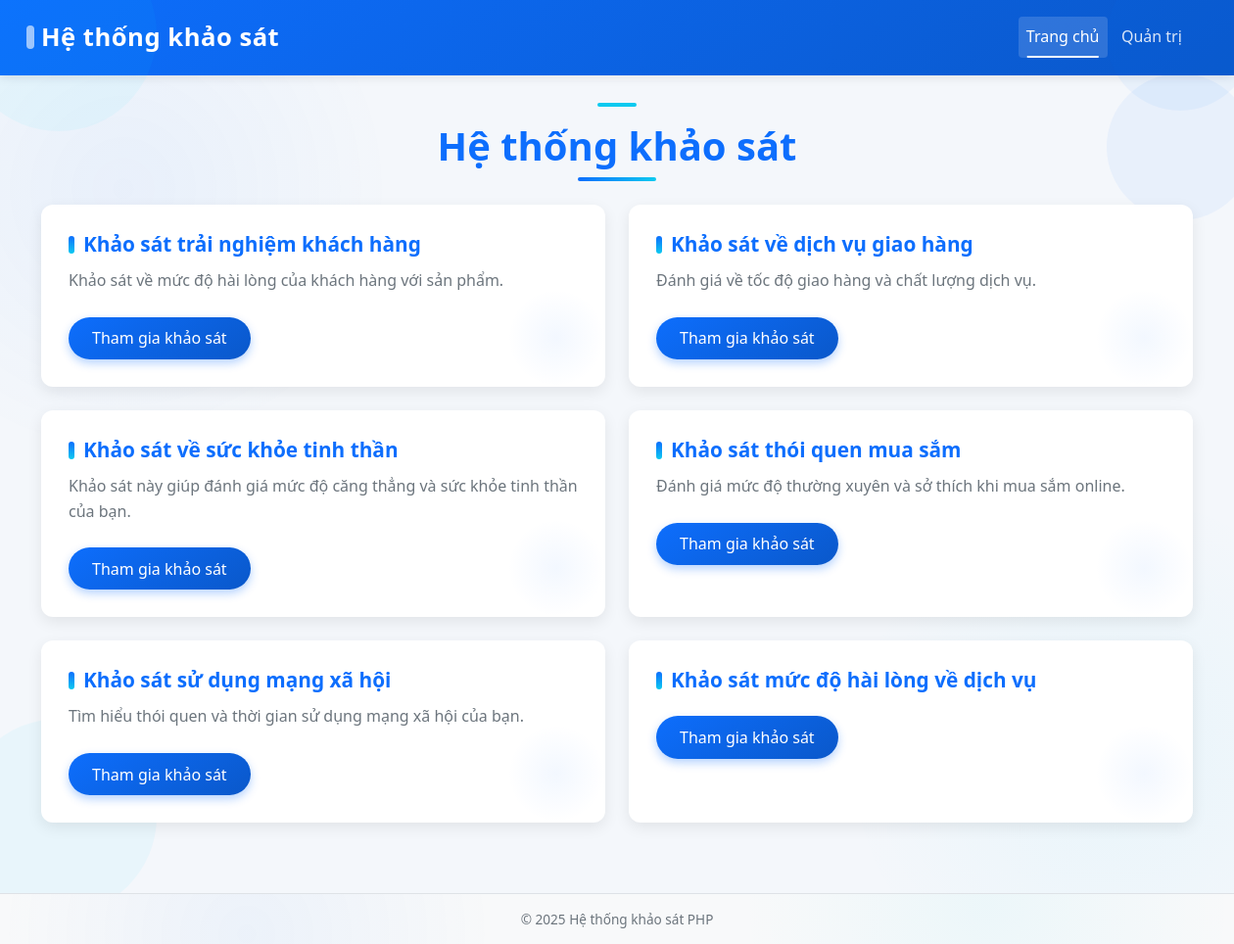
Before: / with the older database file.
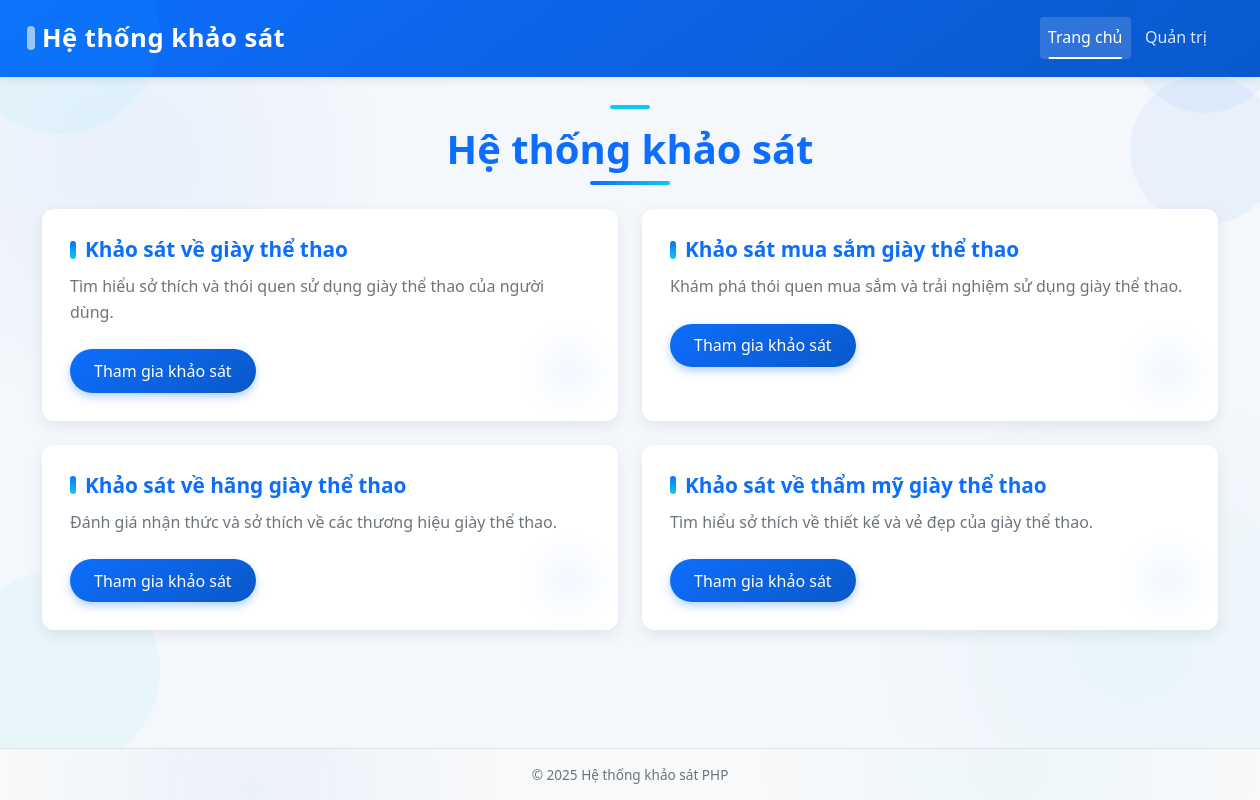
After: the same page with the newer database file.
### tables this page shows
CREATE TABLE `surveys` (
  `id` int(11) NOT NULL,
  `title` varchar(255) NOT NULL,
  `description` text DEFAULT NULL,
  `status` enum('active','inactive') DEFAULT 'active',
  `created_at` timestamp NOT NULL DEFAULT current_timestamp()
);

### index.php (the view, shortened to what this page needs)
<?php
require_once "./config/db.php";
$sql = "SELECT * FROM surveys WHERE status = 'active'";
$result = mysqli_query($conn, $sql);
?>
<!DOCTYPE html>
<html lang="vi">
<head>
    <link href="https://cdn.jsdelivr.net/npm/bootstrap@5.1.3/dist/css/bootstrap.min.css" rel="stylesheet">
    <link href="./assets/css/style1.css" rel="stylesheet">
</head>
<body>
    <nav class="navbar navbar-expand-lg navbar-dark bg-primary">
        <div class="container">
            <a class="navbar-brand" href="index.php">Hệ thống khảo sát</a>
            <div class="collapse navbar-collapse" id="navbarNav">
                <ul class="navbar-nav ms-auto">
                    <li class="nav-item">
                        <a class="nav-link active" href="index.php">Trang chủ</a>
                    </li>
                    <?php if (isset($_SESSION['admin_logged_in']) && $_SESSION['admin_logged_in'] === true): ?>
                        <li class="nav-item">
                            <a class="nav-link" href="admin/index.php">Quản trị</a>
                        </li>
                        <li class="nav-item">
                            <a class="nav-link" href="account/logout.php">Đăng xuất (<?php echo htmlspecialchars($_SESSION['admin_username']); ?>)</a>
                        </li>
                    <?php else: ?>
                        <li class="nav-item">
                            <a class="nav-link" href="account/login.php">Quản trị</a>
                        </li>
                    <?php endif; ?>
                </ul>
            </div>
        </div>
    </nav>
    <div class="container mt-5">
        <h1 class="text-center mb-4">Hệ thống khảo sát</h1>
        <div class="row">
            <?php if (mysqli_num_rows($result) > 0): ?>
                <?php while ($survey = mysqli_fetch_assoc($result)): ?>
                    <div class="col-md-6 mb-4">
                        <div class="card">
                            <div class="card-body">
                                <h5 class="card-title"><?php echo htmlspecialchars($survey['title']); ?></h5>
                                <p class="card-text"><?php echo htmlspecialchars($survey['description']); ?></p>
                                <a href="verification.php?survey_id=<?php echo $survey['id']; ?>" class="btn btn-primary">Tham gia khảo sát</a>
                            </div>
                        </div>
                    </div>
                <?php endwhile; ?>
            <?php endif; ?>
        </div>
    </div>
    <footer class="mt-5 py-3 bg-light text-center">
        <div class="container">
            <p class="mb-0">&copy; <?php echo date('Y'); ?> Hệ thống khảo sát PHP</p>
        </div>
    </footer>
</body>
</html>

Changed rows visible on the page:
removed surveys: title "Khảo sát trải nghiệm khách hàng", description "Khảo sát về mức độ hài lòng của khách hàng với sản phẩm."
removed surveys: title "Khảo sát sử dụng mạng xã hội", description "Tìm hiểu thói quen và thời gian sử dụng mạng xã hội của bạn."
removed surveys: title "Khảo sát mức độ hài lòng về dịch vụ"
added surveys: title "Khảo sát về giày thể thao", description "Tìm hiểu sở thích và thói quen sử dụng giày thể thao của người dùng."
changed surveys: title "Khảo sát về dịch vụ giao hàng" → "Khảo sát mua sắm giày thể thao"; description "Đánh giá về tốc độ giao hàng và chất lượng dịch vụ." → "Khám phá thói quen mua sắm và trải nghiệm sử dụng giày thể thao."
changed surveys: title "Khảo sát về sức khỏe tinh thần" → "Khảo sát về hãng giày thể thao"; description "Khảo sát này giúp đánh giá mức độ căng thẳng và sức khỏe tinh thần của bạn." → "Đánh giá nhận thức và sở thích về các thương hiệu giày thể thao."
changed surveys: title "Khảo sát thói quen mua sắm" → "Khảo sát về thẩm mỹ giày thể thao"; description "Đánh giá mức độ thường xuyên và sở thích khi mua sắm online." → "Tìm hiểu sở thích về thiết kế và vẻ đẹp của giày thể thao."
